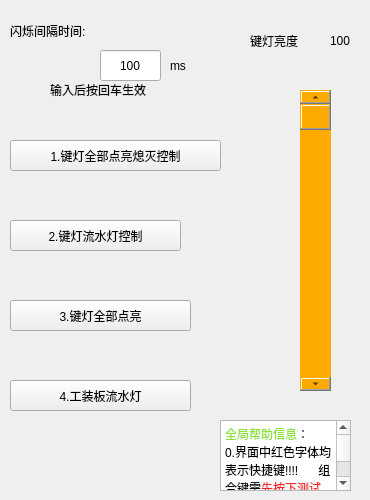
   <widget class="QWidget" name="page_6">
    <widget class="QLabel" name="label_light_value_2">
     <property name="geometry">
      <rect>
       <x>330</x>
       <y>30</y>
       <width>31</width>
       <height>21</height>
      </rect>
     </property>
     <property name="styleSheet">
      <string notr="true">font: 10pt &quot;Ubuntu&quot;;</string>
     </property>
     <property name="text">
      <string>100</string>
     </property>
    </widget>
    <widget class="QLabel" name="label_45">
     <property name="geometry">
      <rect>
       <x>250</x>
       <y>30</y>
       <width>71</width>
       <height>21</height>
      </rect>
     </property>
     <property name="styleSheet">
      <string notr="true">font: 10pt &quot;Ubuntu&quot;;</string>
     </property>
     <property name="text">
      <string>键灯亮度</string>
     </property>
    </widget>
    <widget class="QPushButton" name="pushButton_6">
     <property name="geometry">
      <rect>
       <x>10</x>
       <y>140</y>
       <width>211</width>
       <height>31</height>
      </rect>
     </property>
     <property name="focusPolicy">
      <enum>Qt::NoFocus</enum>
     </property>
     <property name="styleSheet">
      <string notr="true">font: 10pt &quot;Ubuntu&quot;;</string>
     </property>
     <property name="text">
      <string>1.键灯全部点亮熄灭控制</string>
     </property>
    </widget>
    <widget class="QPushButton" name="pushButton_7">
     <property name="geometry">
      <rect>
       <x>10</x>
       <y>220</y>
       <width>171</width>
       <height>31</height>
      </rect>
     </property>
     <property name="focusPolicy">
      <enum>Qt::NoFocus</enum>
     </property>
     <property name="styleSheet">
      <string notr="true">font: 10pt &quot;Ubuntu&quot;;</string>
     </property>
     <property name="text">
      <string>2.键灯流水灯控制</string>
     </property>
    </widget>
    <widget class="QLabel" name="label_50">
     <property name="geometry">
      <rect>
       <x>10</x>
       <y>20</y>
       <width>121</width>
       <height>21</height>
      </rect>
     </property>
     <property name="styleSheet">
      <string notr="true">font: 10pt &quot;Ubuntu&quot;;</string>
     </property>
     <property name="text">
      <string>闪烁间隔时间:</string>
     </property>
    </widget>
    <widget class="QLineEdit" name="lineEdit_interval">
     <property name="geometry">
      <rect>
       <x>100</x>
       <y>50</y>
       <width>61</width>
       <height>31</height>
      </rect>
     </property>
     <property name="styleSheet">
      <string notr="true">font: 10pt &quot;Ubuntu&quot;;</string>
     </property>
     <property name="inputMethodHints">
      <set>Qt::ImhDigitsOnly</set>
     </property>
     <property name="text">
      <string>100</string>
     </property>
     <property name="maxLength">
      <number>10</number>
     </property>
     <property name="alignment">
      <set>Qt::AlignCenter</set>
     </property>
    </widget>
    <widget class="QLabel" name="label_51">
     <property name="geometry">
      <rect>
       <x>170</x>
       <y>50</y>
       <width>21</width>
       <height>31</height>
      </rect>
     </property>
     <property name="styleSheet">
      <string notr="true">font: 10pt &quot;Ubuntu&quot;;</string>
     </property>
     <property name="text">
      <string>ms</string>
     </property>
    </widget>
    <widget class="QPushButton" name="pushButton">
     <property name="geometry">
      <rect>
       <x>10</x>
       <y>300</y>
       <width>181</width>
       <height>31</height>
      </rect>
     </property>
     <property name="focusPolicy">
      <enum>Qt::NoFocus</enum>
     </property>
     <property name="styleSheet">
      <string notr="true">font: 10pt &quot;Ubuntu&quot;;</string>
     </property>
     <property name="text">
      <string>3.键灯全部点亮</string>
     </property>
    </widget>
    <widget class="QScrollBar" name="verticalScrollBar_lightpwm2">
     <property name="geometry">
      <rect>
       <x>300</x>
       <y>90</y>
       <width>31</width>
       <height>301</height>
      </rect>
     </property>
     <property name="styleSheet">
      <string notr="true">background-color: rgb(255, 170, 0);</string>
     </property>
     <property name="minimum">
      <number>0</number>
     </property>
     <property name="maximum">
      <number>100</number>
     </property>
     <property name="singleStep">
      <number>1</number>
     </property>
     <property name="value">
      <number>100</number>
     </property>
     <property name="sliderPosition">
      <number>100</number>
     </property>
     <property name="orientation">
      <enum>Qt::Vertical</enum>
     </property>
     <property name="invertedAppearance">
      <bool>true</bool>
     </property>
    </widget>
    <widget class="QPushButton" name="pushButton_FlowLEDS">
     <property name="geometry">
      <rect>
       <x>10</x>
       <y>380</y>
       <width>181</width>
       <height>31</height>
      </rect>
     </property>
     <property name="focusPolicy">
      <enum>Qt::NoFocus</enum>
     </property>
     <property name="styleSheet">
      <string notr="true">font: 10pt &quot;Ubuntu&quot;;</string>
     </property>
     <property name="text">
      <string>4.工装板流水灯</string>
     </property>
    </widget>
    <widget class="QTextBrowser" name="textBrowser_help_page2">
     <property name="geometry">
      <rect>
       <x>220</x>
       <y>420</y>
       <width>131</width>
       <height>71</height>
      </rect>
     </property>
     <property name="html">
      <string>&lt;!DOCTYPE HTML PUBLIC &quot;-//W3C//DTD HTML 4.0//EN&quot; &quot;http://www.w3.org/TR/REC-html40/strict.dtd&quot;&gt;
&lt;html&gt;&lt;head&gt;&lt;meta name=&quot;qrichtext&quot; content=&quot;1&quot; /&gt;&lt;style type=&quot;text/css&quot;&gt;
p, li { white-space: pre-wrap; }
&lt;/style&gt;&lt;/head&gt;&lt;body style=&quot; font-family:'SimSun'; font-size:9pt; font-weight:400; font-style:normal;&quot;&gt;
&lt;p style=&quot; margin-top:0px; margin-bottom:0px; margin-left:0px; margin-right:0px; -qt-block-indent:0; text-indent:0px;&quot;&gt;&lt;span style=&quot; font-family:'Ubuntu'; color:#8ae234;&quot;&gt;全局帮助信息&lt;/span&gt;&lt;span style=&quot; font-family:'Ubuntu';&quot;&gt;：&lt;/span&gt;&lt;/p&gt;
&lt;p style=&quot; margin-top:0px; margin-bottom:0px; margin-left:0px; margin-right:0px; -qt-block-indent:0; text-indent:0px;&quot;&gt;&lt;span style=&quot; font-family:'Ubuntu';&quot;&gt;0.界面中红色字体均表示快捷键!!!!      组合键需&lt;/span&gt;&lt;span style=&quot; font-family:'Ubuntu'; color:#ef2929;&quot;&gt;先按下测试（不松开），再按其他&lt;/span&gt;&lt;/p&gt;
&lt;p style=&quot; margin-top:0px; margin-bottom:0px; margin-left:0px; margin-right:0px; -qt-block-indent:0; text-indent:0px;&quot;&gt;&lt;span style=&quot; font-family:'Ubuntu';&quot;&gt;1.快速切换到对应的页面：组合键，按下test，再按1-9中任意数字，将切换到对应的页面。&lt;/span&gt;&lt;/p&gt;
&lt;p style=&quot; margin-top:0px; margin-bottom:0px; margin-left:0px; margin-right:0px; -qt-block-indent:0; text-indent:0px;&quot;&gt;&lt;span style=&quot; font-family:'Ubuntu';&quot;&gt;2.上一页，下一页：组合键，按下test，再按方向上或者方向下，将进行翻页操作。&lt;/span&gt;&lt;/p&gt;
&lt;p style=&quot; margin-top:0px; margin-bottom:0px; margin-left:0px; margin-right:0px; -qt-block-indent:0; text-indent:0px;&quot;&gt;&lt;span style=&quot; font-family:'Ubuntu';&quot;&gt;3.重启设备： 组合键，按下test，再按下PTT，&lt;/span&gt;&lt;span style=&quot; font-family:'Ubuntu'; color:#a40000;&quot;&gt;设备将重启&lt;/span&gt;&lt;/p&gt;
&lt;p style=&quot; margin-top:0px; margin-bottom:0px; margin-left:0px; margin-right:0px; -qt-block-indent:0; text-indent:0px;&quot;&gt;&lt;span style=&quot; font-family:'Ubuntu';&quot;&gt;4.默认启动页：选择下次启动时将显示的页面。&lt;/span&gt;&lt;/p&gt;
&lt;p style=&quot;-qt-paragraph-type:empty; margin-top:0px; margin-bottom:0px; margin-left:0px; margin-right:0px; -qt-block-indent:0; text-indent:0px; font-family:'Ubuntu';&quot;&gt;&lt;br /&gt;&lt;/p&gt;
&lt;p style=&quot;-qt-paragraph-type:empty; margin-top:0px; margin-bottom:0px; margin-left:0px; margin-right:0px; -qt-block-indent:0; text-indent:0px; font-family:'Ubuntu';&quot;&gt;&lt;br /&gt;&lt;/p&gt;
&lt;p style=&quot; margin-top:0px; margin-bottom:0px; margin-left:0px; margin-right:0px; -qt-block-indent:0; text-indent:0px;&quot;&gt;&lt;span style=&quot; font-family:'Ubuntu'; color:#729fcf;&quot;&gt;本页帮助信息：&lt;/span&gt;&lt;/p&gt;
&lt;p style=&quot; margin-top:0px; margin-bottom:0px; margin-left:0px; margin-right:0px; -qt-block-indent:0; text-indent:0px;&quot;&gt;&lt;span style=&quot; font-family:'Ubuntu';&quot;&gt;1.闪烁间隔时间，默认100ms，需要修改时，可以使用数字键盘，退格键设置为左一按键（内通按键正下方第一个）。下次运行键灯控制时生效。仍在运行的键灯间隔时间不受本次设置控制。&lt;/span&gt;&lt;/p&gt;
&lt;p style=&quot; margin-top:0px; margin-bottom:0px; margin-left:0px; margin-right:0px; -qt-block-indent:0; text-indent:0px;&quot;&gt;&lt;span style=&quot; font-family:'Ubuntu';&quot;&gt;2.前三个是按键面板的键灯控制，三个是互斥的，即运行其中一个，其他不可运行，直到停止运行为止。&lt;/span&gt;&lt;/p&gt;
&lt;p style=&quot; margin-top:0px; margin-bottom:0px; margin-left:0px; margin-right:0px; -qt-block-indent:0; text-indent:0px;&quot;&gt;&lt;span style=&quot; font-family:'Ubuntu';&quot;&gt;3.第4个按键是控制工装底板上的led的流水灯控制。&lt;/span&gt;&lt;/p&gt;
&lt;p style=&quot; margin-top:0px; margin-bottom:0px; margin-left:0px; margin-right:0px; -qt-block-indent:0; text-indent:0px;&quot;&gt;&lt;span style=&quot; font-family:'Ubuntu';&quot;&gt;4.键灯亮度控制，指的是对于键灯面板灯的亮度的控制，默认值100.&lt;/span&gt;&lt;/p&gt;&lt;/body&gt;&lt;/html&gt;</string>
     </property>
    </widget>
    <widget class="QLabel" name="label_4">
     <property name="geometry">
      <rect>
       <x>50</x>
       <y>80</y>
       <width>131</width>
       <height>20</height>
      </rect>
     </property>
     <property name="text">
      <string>输入后按回车生效</string>
     </property>
    </widget>
   </widget>
